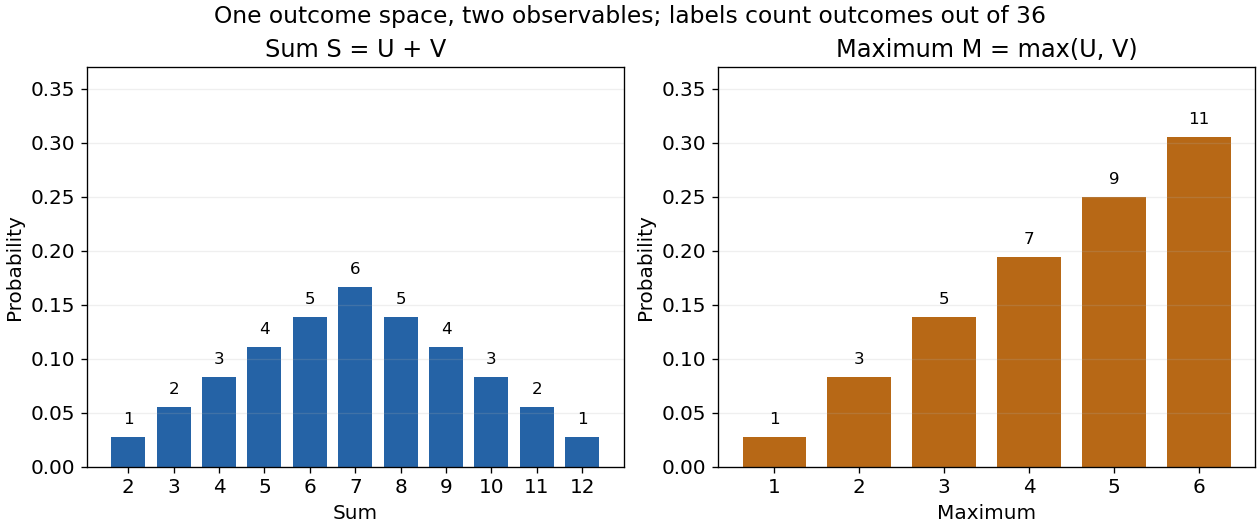

This figure's Python source:
"""Count exact PMFs of two observables on one finite dice sample space."""

from collections import Counter
from fractions import Fraction
from itertools import product
from pathlib import Path

import matplotlib.pyplot as plt


def main():
    outcomes = list(product(range(1, 7), repeat=2))
    sums = Counter(u + v for u, v in outcomes)
    maxima = Counter(max(u, v) for u, v in outcomes)
    assert sum(sums.values()) == sum(maxima.values()) == 36
    assert all(sums[s] == 6 - abs(s - 7) for s in range(2, 13))
    assert all(maxima[m] == 2 * m - 1 for m in range(1, 7))
    sum_mean = sum(Fraction(s * count, 36) for s, count in sums.items())
    max_mean = sum(Fraction(m * count, 36) for m, count in maxima.items())
    sum_variance = sum(Fraction((s - 7) ** 2 * count, 36) for s, count in sums.items())
    assert sum_mean == 7 and max_mean == Fraction(161, 36)
    assert sum_variance == Fraction(35, 6)
    plt.rcParams.update({'font.size': 12})
    fig, axes = plt.subplots(1, 2, figsize=(10.5, 4.4), layout='constrained', facecolor='white')
    for ax, counts, color, title, xlabel in [
        (axes[0], sums, '#2563a6', 'Sum S = U + V', 'Sum'),
        (axes[1], maxima, '#b76816', 'Maximum M = max(U, V)', 'Maximum')
    ]:
        xs = sorted(counts)
        ps = [counts[x] / 36 for x in xs]
        ax.bar(xs, ps, color=color, width=.75)
        for x, p in zip(xs, ps):
            ax.text(x, p + .009, str(counts[x]), ha='center', va='bottom', fontsize=10)
        ax.set(xticks=xs, xlabel=xlabel, ylabel='Probability', ylim=(0, .37), title=title)
        ax.grid(axis='y', alpha=.2)
    fig.suptitle('One outcome space, two observables; labels count outcomes out of 36', fontsize=14)
    fig.savefig(Path.cwd() / 'random-variable-dice-distributions.png', dpi=120, facecolor='white')
    plt.close(fig)


if __name__ == '__main__':
    main()
